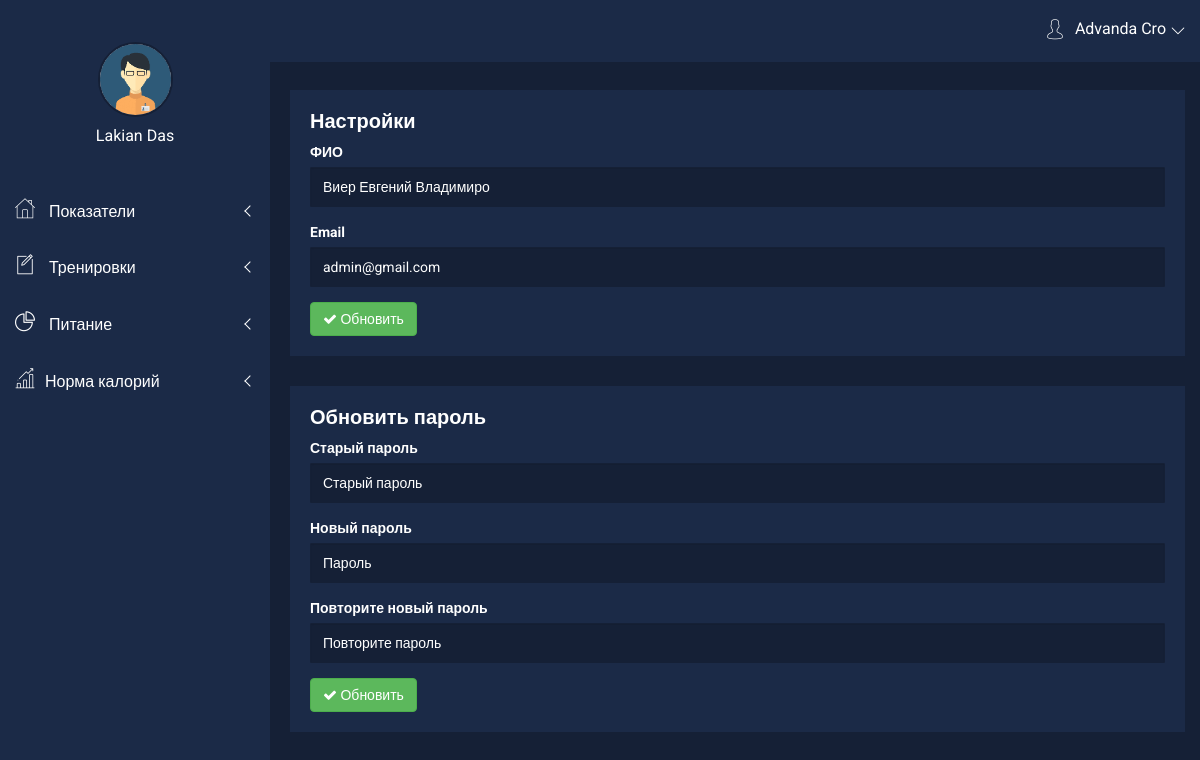
Before: /dashboard/settings (signed in) with the older database file.
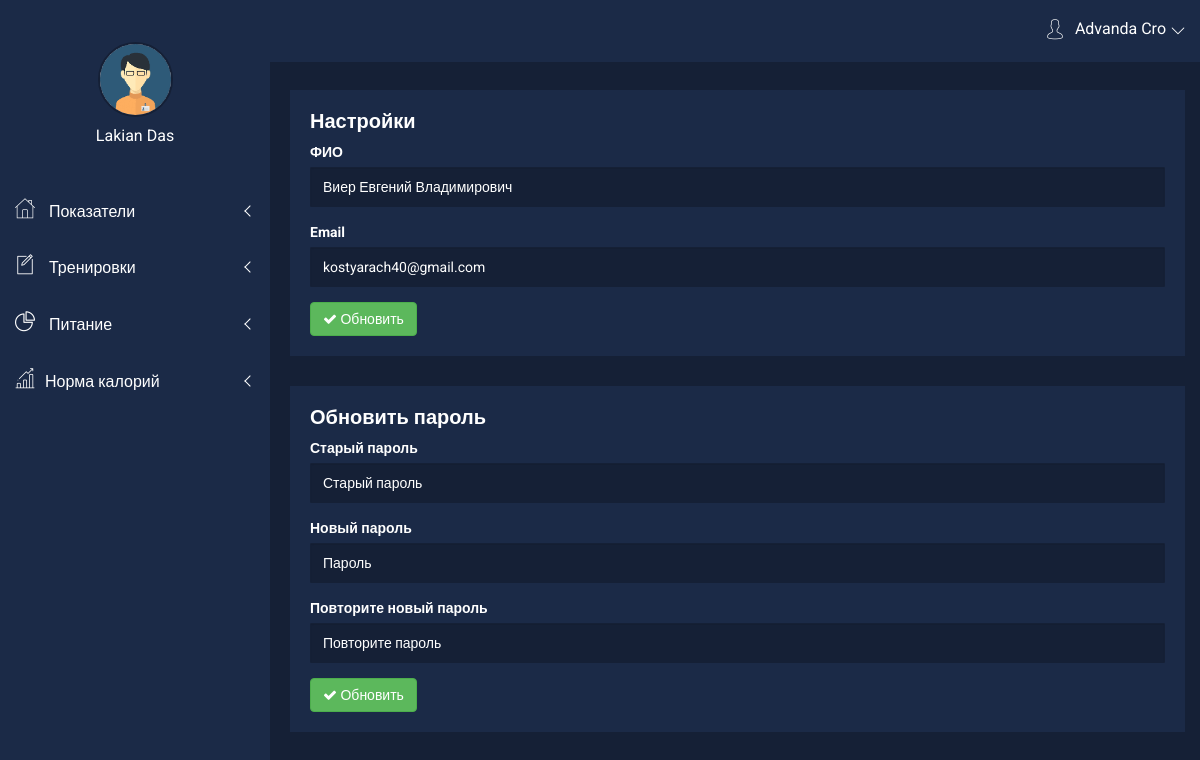
After: the same page with the newer database file.
### core/models/user.py (models this page shows, shortened)
class User(models.Model):
    fio = models.CharField(max_length=50, verbose_name="ФИО", blank=True)
    email = models.EmailField(max_length=100, verbose_name="Email", blank=True)
    password = models.CharField(max_length=100, verbose_name="Пароль", blank=True)
    active = models.BooleanField(max_length=1, verbose_name="Активность", blank=True)
    last_visit = models.DateTimeField(verbose_name="Дата последнего визита", blank=True)
    class Meta:
        ordering = ['fio']
        verbose_name = 'Пользователь'
        verbose_name_plural = 'Пользователи'

### tracker/views/views_settings.py (the view, shortened to what this page needs)
# urls.py: path('settings', views.settings, name='settings'),
def settings(request):
    if 'user' in request.session:
        user = UserRepository.objects.get(pk=request.session['user'])
        formMain = MainSettingForm({
            'fio': user.fio,
            'email': user.email
        }, user=user)
        formPass = PasswordSettingForm()
        return render(request, 'tracker/settings.html', {'formMain': formMain, 'formPass': formPass})
    else:
        return redirect('auth:auth')

### tracker/forms.py (shortened to what this page needs)
class MainSettingForm(forms.Form):
    fio = forms.CharField(max_length=100, required=True, label='Фио', widget=forms.TextInput(attrs={'class': "form-control", 'placeholder': 'ФИО'}))
    email = forms.EmailField(max_length=100, required=True, label="Email", widget=forms.EmailInput(attrs={'class': "form-control", 'placeholder': 'Email'}))
    def __init__(self, *args, **kwargs):
        self.user = kwargs.pop('user')
        super(MainSettingForm, self).__init__(*args, **kwargs)
    class Meta:
        model = UserRepository
        fields = ('fio', 'email')

### templates/tracker/settings.html (shortened to what this page needs)
{% extends 'base/dashboard.html' %}
{% load static %}
{% block content %}
    <link rel="stylesheet" href="{% static 'dashboard/css/alerts.css' %}">
    <div class="section-admin container-fluid" style="margin-left: 10px;">
        <div class="row">
            <div class="col-lg-12 col-md-12 col-sm-12 col-xs-12">
                <div class="sparkline9-list mg-t-30">
                    <div class="sparkline9-hd">
                        <div class="main-sparkline9-hd">
                            <h1>Настройки</h1>
                        </div>
                    </div>
                    <form class="sparkline9-graph" method="post" action="" id="formMain">
                        <div id="pwd-container4">
                            <div class="form-group">
                                <label for="">ФИО</label>
                                {{ formMain.fio }}
                            </div>
                            <div class="form-group">
                                <label for="">Email</label>
                                {{ formMain.email }}
                            </div>
                        </div>
                        <button type="submit" class="btn btn-custon-four btn-success">
                            <i class="fa fa-check adminpro-checked-pro" aria-hidden="true"></i> Обновить
                        </button>
                    </form>
                </div>
            </div>
        </div>
    </div>
    <div class="section-admin container-fluid" style="margin-left: 10px;">
        <div class="row">
            <div class="col-lg-12 col-md-12 col-sm-12 col-xs-12">
                <div class="sparkline9-list mg-t-30">
                    <div class="sparkline9-hd">
                        <div class="main-sparkline9-hd">
                            <h1>Обновить пароль</h1>
                        </div>
                    </div>
                    <div class="sparkline9-graph">
                        <div id="pwd-container4">
                            <div class="form-group">
                                <label for="">Старый пароль</label>
                                {{ formPass.password_last }}
                            </div>
                            <div class="form-group">
                                <label for="">Новый пароль</label>
                                {{ formPass.password }}
                            </div>
                            <div class="form-group">
                                <label for="">Повторите новый пароль</label>
                                {{ formPass.password_repeat }}
                            </div>
                        </div>
                        <button type="button" class="btn btn-custon-four btn-success">
                            <i class="fa fa-check adminpro-checked-pro" aria-hidden="true"></i> Обновить
                        </button>
                    </div>
                </div>
            </div>
        </div>
    </div>
{% endblock %}

Changed rows visible on the page:
changed User: fio "Виер Евгений Владимиро" → "Виер Евгений Владимирович"; email "admin@gmail.com" → "kostyarach40@gmail.com"
